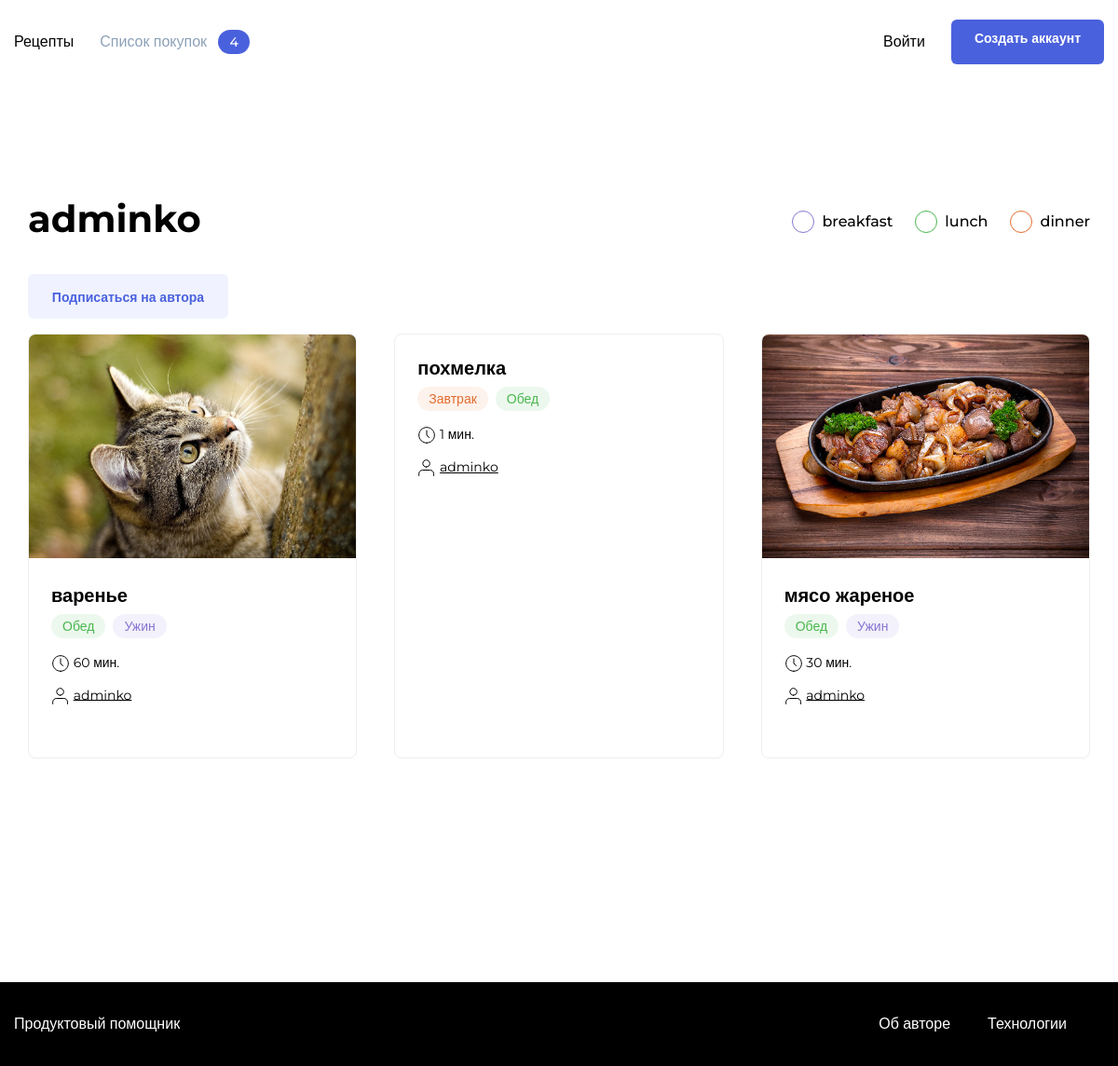
Page /adminko/ on the earlier database version.
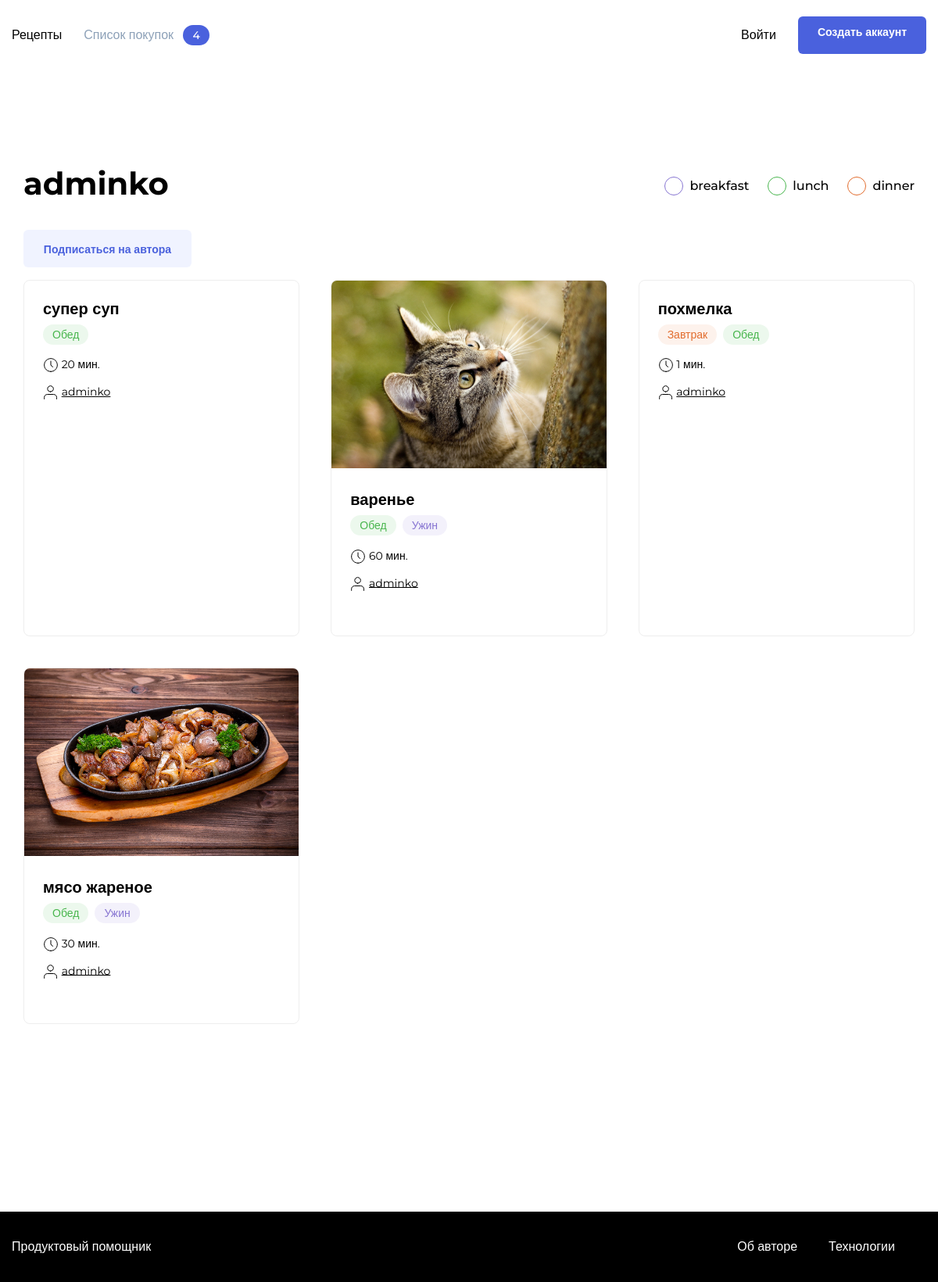
Same page on the later database version.
### prod_h/models.py (models this page shows, shortened)
class Teg(models.Model):
    name = models.CharField(max_length=20)
    slug = models.SlugField(unique=True)
    color = models.CharField(
        max_length=20,
        verbose_name='Цвет тега',
        blank=True
    )

class Recipe(models.Model):
    author = models.ForeignKey(
        User,
        on_delete=models.CASCADE,
        related_name='recipes',
        verbose_name='автор рецепта',
    )
    name = models.CharField(
        max_length=100,
        verbose_name='Название рецепта',
        help_text='Максимальная длинна 100 символов',)
    image = models.ImageField(upload_to='prod_h/', blank=True, null=True)
    text = models.TextField(
        blank=True,
        verbose_name='Описание',
        help_text='Описание рецепта',)
    ingredients = models.ManyToManyField(
        ListOfIngridients,
        through='Amount',
        through_fields=('recipe', 'ingredient'),
        verbose_name='Игредиенты',
        help_text='Игредиенты',)
    tags = models.ManyToManyField(Teg, )
    time = models.IntegerField(verbose_name='Вермя приготовления')
    pub_date = models.DateTimeField("date published", auto_now_add=True)
    slug = models.SlugField(
        max_length=500,
        unique=True,
        blank=True,
    )
    class Meta:
        ordering = ["-pub_date"]

### prod_h/views.py (the view)
# urls.py: path('<str:username>/', views.authors_recipes, name='authors-recipes'),
def authors_recipes(request, username):
    author = get_object_or_404(User, username=username)
    user_recipe = author.recipes.all()
    paginator = Paginator(user_recipe, 6)
    page_number = request.GET.get('page')
    page = paginator.get_page(page_number)
    all_tags = Teg.objects.all()
    context = {
        'page': page,
        'paginator': paginator,
        'author': author,
        'all_tags': all_tags,
    }
    return render(request, "authorRecipe.html", context=context)

### templates/authorRecipe.html (shortened to what this page needs)
{% extends "base.html" %}
{% load static %}
{% load user_filters %}
{% block static_css %}<link rel="stylesheet" href="{% static 'pages/index.css' %}">{% endblock %}
{%block content%}
    <main class="main container">
        <div class="main__header">
            <h1 class="main__title">{{author }}</h1>
               <ul class="tags">
                <li class="tags__item">
                    {% include "includes/filter_tag.html" %}
                </li>
               </ul>
        </div>
        <div class="author-subscribe"  data-author={{author.id}}>
            {% if user|foll_to:recipe %}
                <p class="single-card__item"><button class="button button_style_light-blue button_size_subscribe" name="subscribe">Вы подписаны</button></p>
            {% else %}
                <p class="single-card__item"><button class="button button_style_light-blue button_size_subscribe" name="subscribe" data-out>Подписаться на автора</button></p>
            {% endif %}
        </div>
        <div class="card-list" data-author={{author.id}}>
            {% for recipe in page %}
            {% include "includes/post_item.html" with post=recipe %}
            {% endfor %}
        </div>
    </main>
{%endblock%}

### templates/base.html (shortened to what this page needs)
<!doctype html>
<html>
<head>
    {% block static_css %}
    {% endblock %}
</head>
<body class="body">
  <header class="header">
      {% include 'includes/nav.html' %}
  </header>
  <main class="main container">
          <div class="main__header">
              {% block content %}{% endblock %}
          </div>
  </main>
{% include 'includes/footer.html' %}
</body>
</html>

### templates/includes/nav.html
{% load user_filters %}
<nav class="nav">
        <div class="nav__container container">
            <ul class="nav__items list">
                  <li class="nav__item {% if 'index' in request.resolver_match.url_name %}nav__item_active{% endif %}"><a href="{% url 'index' %}" class="nav__link link">Рецепты</a></li>
                  {% if user.is_authenticated %}
                  <li class="nav__item {% if 'follow' in request.resolver_match.url_name %}nav__item_active{% endif %}"><a href="{% url 'follow' %}" class="nav__link link">Мои подписки</a></li>
                  <li class="nav__item {% if 'new_recipe' in request.resolver_match.url_name %}nav__item_active{% endif %}"><a href="{% url 'new_recipe' %}" class="nav__link link">Создать рецепт</a></li>
                  <li class="nav__item {% if 'my_favorite' in request.resolver_match.url_name %}nav__item_active{% endif %}"><a href="{% url 'my_favorite' %}" class="nav__link link">Избранное</a></li>
                  <li class="nav__item {% if 'cart' in request.resolver_match.url_name %}nav__item_active{% endif %}"><a href="{% url 'cart' %}" class="nav__link link">Список покупок</a> <span class="badge badge_style_blue nav__badge" id="counter">{{user|purchases_count}}</span></li>
              </ul>
              <ul class="nav__items list">
                  <li class="nav__item"><a href="{% url 'password_change' %}" class="nav__link link">Изменить пароль</a></li>
                  <li class="nav__item"><a href="{% url 'logout' %}" class="nav__link link">Выход {{user.username }}</a></li>
              </ul>
          </div>
               {% else %}
                <li class="nav__item nav__item_disabled"><a href="#" class="nav__link link">Список покупок <span class="badge badge_style_blue nav__badge" id="counter">4</span></a></li>
            </ul>
            <ul class="nav__items list">
                <li class="nav__item"><a href="{% url 'login' %}" class="nav__link link">Войти</a></li>
                <li class="nav__item"><a href="{% url 'signup' %}" class="button button_style_blue">Создать аккаунт</a></li>
            </ul>
        </div>
               {%endif%}
    </nav>

### templates/includes/filter_tag.html
{% load tags_filters %}
<ul class="tags">
  {% for tag in all_tags %}
    <li class="tags__item">
      <a
          id="{{ tag.name }}"
          class="tags__checkbox tags__checkbox_style_{{ tag.color }}
        {% if tag.name in request.GET|parse_tags %}tags__checkbox_active{% endif %}"
          href="{{ request.path }}?{{ request|set_tag_qs:tag}}">
      </a>
      <span class="tags__label">{{ tag.name }}</span>
    </li>
  {% endfor %}
</ul>

### templates/includes/foll_but.html (shortened to what this page needs)
{% load user_filters %}

### templates/includes/post_item.html (shortened to what this page needs)
<div class="card" data-id="{{recipe.id}}">
      {% load thumbnail %}
      {% load user_filters %}
      {% load static %}
      {% thumbnail post.image "364x240" crop="center" upscale=True as img %}
        <a href="{% url 'recipe_detail' post.id %}" class="link" target="_blank"><img src="{{ img.url }}" alt="{{ post.name }}" class="card__image"></a>
      {% endthumbnail %}
        <div class="card__body" >
            <a class="card__title link" href="{% url 'recipe_detail' post.id %}" target="_blank">{{post.name}}</a>
            <ul class="card__items">
                {%include "includes/tag.html"%}
            </ul>
            <div class="card__items card__items_column">
                <p class="card__text"><span class="icon-time"></span> {{post.time}} мин.</p>
                <p class="card__text"><span class="icon-user"></span> <a href="{%url 'authors-recipes' username=post.author.username %}" style="color: black">{{post.author.username}}</a></p>
            </div>
        </div>
        <div class="card__footer" data-author="{{post.author.id}}">
        </div>
    </div>

### templates/includes/tag.html
{% for tag in post.tags.all %}
    {% if tag.name == 'breakfast' %}
        <li class="card__item"><span class="badge badge_style_orange">Завтрак</span></li>
    {% elif tag.name == 'lunch' %}
        <li class="card__item"><span class="badge badge_style_green">Обед</span></li>
    {% elif tag.name == 'dinner' %}
        <li class="card__item"><span class="badge badge_style_purple">Ужин</span></li>
    {% endif %}
{% endfor %}

### templates/includes/footer.html
    <footer class="footer">
        <div class="footer__container container">
            <a href="#" class="footer__brand link">Продуктовый помощник</a>
            <ul class="footer__items">
                <li class="footer__item"><a href="/about-author/" class="footer__link link">Об авторе </a></li>
                <li class="footer__item"><a href="/about-tech/" class="footer__link link">Технологии</a></li>
            </ul>
        </div>
    </footer>

Differences in the rows shown:
added Recipe: name "супер суп", time "20", author.username "adminko", Teg (shows "Обед")
